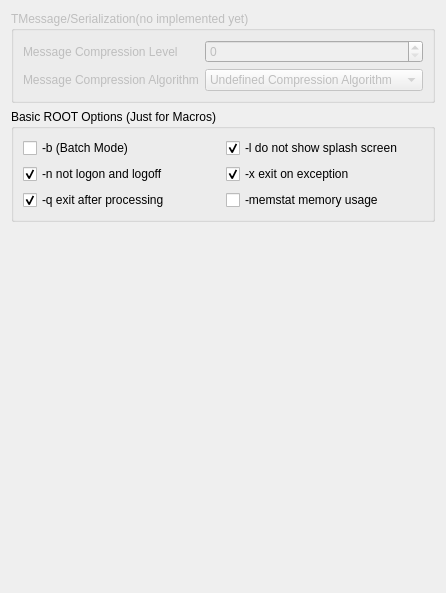
            <widget class="QWidget" name="tab_4">
             <attribute name="title">
              <string>ROOT</string>
             </attribute>
             <layout class="QGridLayout" name="gridLayout_20">
              <item row="0" column="0">
               <widget class="QGroupBox" name="groupBox_7">
                <property name="enabled">
                 <bool>false</bool>
                </property>
                <property name="title">
                 <string>TMessage/Serialization(no implemented yet)</string>
                </property>
                <layout class="QGridLayout" name="gridLayout_16">
                 <item row="0" column="0">
                  <widget class="QLabel" name="label_5">
                   <property name="text">
                    <string>Message Compression Level</string>
                   </property>
                  </widget>
                 </item>
                 <item row="0" column="1">
                  <widget class="QSpinBox" name="spinBox"/>
                 </item>
                 <item row="1" column="0">
                  <widget class="QLabel" name="label_6">
                   <property name="text">
                    <string>Message Compression Algorithm</string>
                   </property>
                  </widget>
                 </item>
                 <item row="1" column="1">
                  <widget class="QComboBox" name="comboBox">
                   <item>
                    <property name="text">
                     <string>Undefined Compression Algorithm</string>
                    </property>
                   </item>
                   <item>
                    <property name="text">
                     <string>ZLIB</string>
                    </property>
                   </item>
                   <item>
                    <property name="text">
                     <string>Old Compression Algorithm</string>
                    </property>
                   </item>
                   <item>
                    <property name="text">
                     <string>LZMA</string>
                    </property>
                   </item>
                  </widget>
                 </item>
                </layout>
               </widget>
              </item>
              <item row="1" column="0">
               <widget class="QGroupBox" name="RootOptionsGroupBox">
                <property name="title">
                 <string>Basic ROOT Options (Just for Macros)</string>
                </property>
                <layout class="QGridLayout" name="gridLayout_17">
                 <item row="0" column="0">
                  <widget class="QCheckBox" name="bCheckBox">
                   <property name="toolTip">
                    <string>&lt;html&gt;&lt;head/&gt;&lt;body&gt;&lt;p&gt;run in batch mode without graphics&lt;/p&gt;&lt;/body&gt;&lt;/html&gt;</string>
                   </property>
                   <property name="text">
                    <string>-b (Batch Mode)</string>
                   </property>
                  </widget>
                 </item>
                 <item row="0" column="1">
                  <widget class="QCheckBox" name="lCheckBox">
                   <property name="toolTip">
                    <string>&lt;html&gt;&lt;head/&gt;&lt;body&gt;&lt;p&gt;do not show splash screen&lt;/p&gt;&lt;/body&gt;&lt;/html&gt;</string>
                   </property>
                   <property name="text">
                    <string>-l do not show splash screen</string>
                   </property>
                   <property name="checked">
                    <bool>true</bool>
                   </property>
                  </widget>
                 </item>
                 <item row="1" column="0">
                  <widget class="QCheckBox" name="nCheckBox">
                   <property name="toolTip">
                    <string>&lt;html&gt;&lt;head/&gt;&lt;body&gt;&lt;p&gt;do not execute logon and logoff macros as specified in .rootrc&lt;/p&gt;&lt;/body&gt;&lt;/html&gt;</string>
                   </property>
                   <property name="text">
                    <string>-n not logon and logoff</string>
                   </property>
                   <property name="checked">
                    <bool>true</bool>
                   </property>
                  </widget>
                 </item>
                 <item row="1" column="1">
                  <widget class="QCheckBox" name="xCheckBox">
                   <property name="toolTip">
                    <string>&lt;html&gt;&lt;head/&gt;&lt;body&gt;&lt;p&gt;exit on exception&lt;/p&gt;&lt;/body&gt;&lt;/html&gt;</string>
                   </property>
                   <property name="text">
                    <string>-x exit on exception</string>
                   </property>
                   <property name="checked">
                    <bool>true</bool>
                   </property>
                  </widget>
                 </item>
                 <item row="2" column="0">
                  <widget class="QCheckBox" name="qCheckBox">
                   <property name="toolTip">
                    <string>&lt;html&gt;&lt;head/&gt;&lt;body&gt;&lt;p&gt;exit after processing command line macro files&lt;/p&gt;&lt;/body&gt;&lt;/html&gt;</string>
                   </property>
                   <property name="text">
                    <string>-q exit after processing</string>
                   </property>
                   <property name="checked">
                    <bool>true</bool>
                   </property>
                  </widget>
                 </item>
                 <item row="2" column="1">
                  <widget class="QCheckBox" name="memstatCheckBox">
                   <property name="toolTip">
                    <string>&lt;html&gt;&lt;head/&gt;&lt;body&gt;&lt;p&gt;run with memory usage monitoring&lt;/p&gt;&lt;/body&gt;&lt;/html&gt;</string>
                   </property>
                   <property name="text">
                    <string>-memstat memory usage</string>
                   </property>
                  </widget>
                 </item>
                </layout>
               </widget>
              </item>
              <item row="2" column="0">
               <spacer name="verticalSpacer_5">
                <property name="orientation">
                 <enum>Qt::Vertical</enum>
                </property>
                <property name="sizeHint" stdset="0">
                 <size>
                  <width>20</width>
                  <height>360</height>
                 </size>
                </property>
               </spacer>
              </item>
             </layout>
            </widget>
